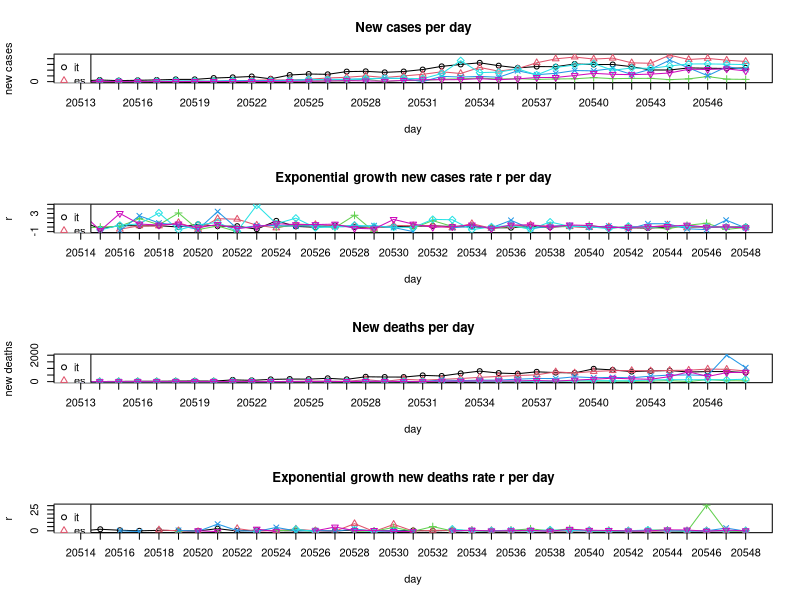

Recreate this plot in R.
## Exponential growth
# y = a * (1 + r)^x
# a = initial value (the amount before measuring growth or decay)
# r = growth or decay rate (most often represented as a percentage and expressed as a decimal)
# x = number of time intervals that have passed
# (y/a)^(1/x) - 1 = r

BASE_DIR <- "~/covid-19/"
setwd(BASE_DIR)

## March: New confirmed covid-19 cases per day. Data taken from daily situation reports from the WHO website.
days <- as.Date(c('01.03','02.03','03.03','04.03','05.03','06.03','07.03',
          '08.03','09.03','10.03','11.03','12.03','13.03','14.03',
          '15.03','16.03','17.03','18.03','19.03','20.03','21.03',
          '22.03','23.03','24.03','25.03','26.03','27.03','28.03',
          '29.03','30.03','31.03','01.04','02.04','03.04','04.04',
          '05.04'), tryFormats = c("%d.%m"))
it <- c(240,561,347,466,587,769,778,1247,1492,1797,977,2313,2651,
        2547,3497,3590,3233,3526,4207,5322,5986,6557,5560,4789,5249,
        5210,6153,5959,5974,5217,4050,4053,4782,4668,4585,4805)
es <- c(13,0,69,37,47,59,117,56,159,435,615,501,825,1266,1522,2000,
        1438,1987,2538,3431,2833,4946,3646,4517,6584,7937,8578,7871,
        8189,6549,6398,9222,7719,8102,7472,7026)
ch <- c(8,6,6,7,20,30,123,55,68,0,159,154,213,267,234,841,0,450,353,
        853,977,1237,894,1044,774,925,1000,1390,1048,1122,1138,696,
        962,1774,862,783)
fr <- c(43,0,91,21,73,138,193,93,410,286,372,495,591,780,829,911,
        1193,1079,0,1834,1598,1821,1525,3794,2410,2895,3866,3756,
        4603,2497,4335,7500,4784,2066,5209,4221)
de <- c(0,72,28,39,66,272,105,156,317,27,157,271,802,693,733,1043,
        1174,1144,1042,2801,7324,3140,3311,4438,2342,4954,5780,6294,
        3965,4751,4615,5453,6156,6174,6082,5936)
uk <- c(3,13,3,12,20,29,49,43,67,46,50,87,134,208,342,251,152,407,
        672,647,706,1035,669,967,1427,1452,2129,2885,2546,2433,2619,
        3009,4324,4244,4450,3735)
all_countries <- list(it,es,ch,fr,de,uk)

## March: New confirmed covid-19 deaths per day. Data taken from daily situation reports from the WHO website.
it_d <- c(8,6,17,28,27,41,49,37,132,97,168,196,189,252,173,368,349,
          345,473,429,625,795,649,601,743,685,660,971,887,758,810,
          839,727,760,764,681)
es_d <- c(0,0,0,0,1,2,2,0,5,18,8,12,36,36,16,152,21,182,107,169,
          235,324,394,462,514,738,655,769,832,838,812,849,864,950,
          932,809)
ch_d <- c(0,0,0,0,0,1,0,1,0,0,1,1,2,0,5,2,1,5,2,12,10,13,4,6,20,17,
          58,36,38,22,38,78,5,158,71,59)
fr_d <- c(0,0,1,1,0,2,3,1,9,11,3,15,13,18,12,36,21,27,0,128,78,112,
          112,186,240,231,364,297,319,291,415,497,505,471,2003,1053)
de_d <- c(0,0,0,0,0,0,0,0,0,2,0,1,3,0,2,4,1,0,0,8,25,22,27,32,23,49,
          55,72,64,66,128,149,140,145,141,184)
uk_d <- c(0,0,0,0,0,0,1,1,0,1,3,0,2,2,11,14,20,5,0,41,33,56,48,54,
          87,41,115,181,260,209,180,381,743,389,684,708)
all_countries_d <- list(it_d,es_d,ch_d,fr_d,de_d,uk_d)

## Computing exponential growth rates r
compute_r <- function(y, t, x){
  r <- c()
  for(i in 2:length(t)){
    new_r <- (y[i] / y[i-1])^(1/x) - 1
    if(abs(new_r) %in% c(Inf, NaN)) new_r <- NA
    r <- c(r, new_r)
  }
  return(r)
}

r_it <- compute_r(it, days, 1)
r_es <- compute_r(es, days, 1)
r_ch <- compute_r(ch, days, 1)
r_fr <- compute_r(fr, days, 1)
r_de <- compute_r(de, days, 1)
r_uk <- compute_r(uk, days, 1)
all_countries_r <- list(r_it,r_es,r_ch,r_fr,r_de,r_uk)

r_it_d <- compute_r(it_d, days, 1)
r_es_d <- compute_r(es_d, days, 1)
r_ch_d <- compute_r(ch_d, days, 1)
r_fr_d <- compute_r(fr_d, days, 1)
r_de_d <- compute_r(de_d, days, 1)
r_uk_d <- compute_r(uk_d, days, 1)
all_countries_r_d <- list(r_it_d,r_es_d,r_ch_d,r_fr_d,r_de_d,r_uk_d)

## Plotting
all_countries_names <- c('it','es','ch','fr','de','uk')
colors <- 1:length(all_countries_names)
pchs <- 1:length(all_countries_names)

pdf('figures/static-new-cases-with-growth-rate.pdf', height = 10, paper = 'a4')

par(mfrow=c(4,1))

# New cases per day
plot(days, unlist(all_countries[1]), main='New cases per day', type='o',
     ylim=c(0,max(unlist(all_countries),na.rm=T)),
     xaxt="n", col=colors[1], pch=pchs[1], ylab='new cases', xlab='day')
axis(1, at=days, labels=T)
for(i in 2:length(all_countries)){
  lines(days, unlist(all_countries[i]), type='o', col=colors[i], pch=pchs[i])
}
legend('topleft',legend=all_countries_names,col=colors,pch=pchs)

# Exponential growth new cases rate r per day
plot(days[-1], unlist(all_countries_r[1]), main='Exponential growth new cases rate r per day', type='o',
     ylim=c(min(unlist(all_countries_r),na.rm=T), max(unlist(all_countries_r),na.rm=T)),
     xaxt="n", col=colors[1], pch=pchs[1], ylab='r', xlab='day')
axis(1, at=days[-1], labels=T)
for(i in 2:length(all_countries_r)){
  lines(days[-1], unlist(all_countries_r[i]), type='o', col=colors[i], pch=pchs[i])
}
legend('topleft',legend=all_countries_names,col=colors,pch=pchs)


# New deaths per day
plot(days, unlist(all_countries_d[1]), main='New deaths per day', type='o',
     ylim=c(0,max(unlist(all_countries_d),na.rm=T)),
     xaxt="n", col=colors[1], pch=pchs[1], ylab='new deaths', xlab='day')
axis(1, at=days, labels=T)
for(i in 2:length(all_countries_d)){
  lines(days, unlist(all_countries_d[i]), type='o', col=colors[i], pch=pchs[i])
}
legend('topleft',legend=all_countries_names,col=colors,pch=pchs)

# Exponential growth new deaths rate r per day
plot(days[-1], unlist(all_countries_r_d[1]), main='Exponential growth new deaths rate r per day', type='o',
     ylim=c(min(unlist(all_countries_r_d),na.rm=T), max(unlist(all_countries_r_d),na.rm=T)),
     xaxt="n", col=colors[1], pch=pchs[1], ylab='r', xlab='day')
axis(1, at=days[-1], labels=T)
for(i in 2:length(all_countries_r_d)){
  lines(days[-1], unlist(all_countries_r_d[i]), type='o', col=colors[i], pch=pchs[i])
}
legend('topleft',legend=all_countries_names,col=colors,pch=pchs)

dev.off <- dev.off()
